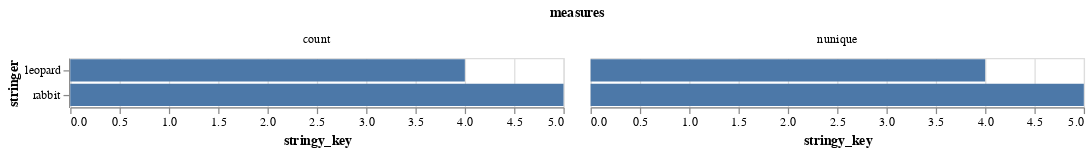

The notebook cell saved with this chart:
### Code cell
cm.chart_me(df, ['stringer', 'stringy_key'])[0]

### Figure 1 — Vega-Lite specification as saved in the notebook (floating-point values rounded to 4 significant figures)
{"config": {"view": {"continuousWidth": 400, "continuousHeight": 300}}, "data": {"name": "data-4411739d6625ded17639f9bad7d5f661"}, "mark": "bar", "encoding": {"facet": {"columns": 2, "field": "measures", "type": "ordinal"}, "x": {"field": "stringy_key", "type": "quantitative"}, "y": {"field": "stringer", "type": "ordinal"}}, "resolve": {"scale": {"x": "independent"}}, "$schema": "https://vega.github.io/schema/vega-lite/v4.17.0.json", "datasets": {"data-4411739d6625ded17639f9bad7d5f661": [{"stringer": "rabbit", "measures": "count", "stringy_key": 5}, {"stringer": "leopard", "measures": "count", "stringy_key": 4}, {"stringer": "rabbit", "measures": "nunique", "stringy_key": 5}, {"stringer": "leopard", "measures": "nunique", "stringy_key": 4}]}}
